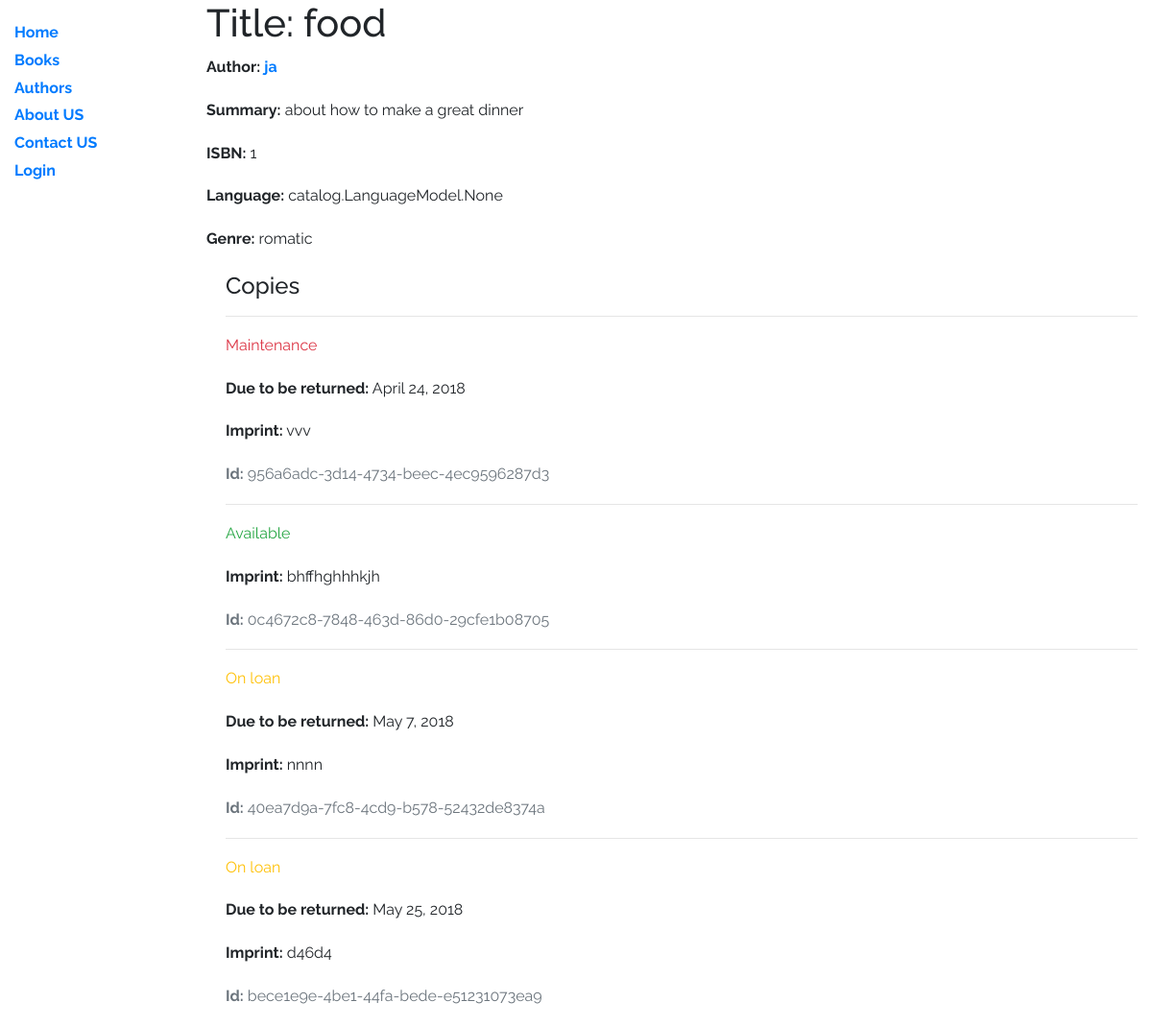
Screenshot of /books/1 with the database file from the repository.
### catalog/models.py (models this page shows, shortened)
class BookModel(models.Model):
    title =models.CharField(max_length=200)
    author= models.ForeignKey('AuthorModel' ,on_delete=models.CASCADE)
    summary =models.CharField(max_length=2000,help_text='Enter a brief description of the book')
    isbn = models.CharField('ISBN',max_length=13, help_text='13 Character <a href="https://www.isbn-international.org/content/what-isbn">ISBN number</a>')
    genre = models.ManyToManyField(GenerModel, help_text='Select a genre for this book')
    language = models.ManyToManyField(LanguageModel, help_text='Select a languages for this book')
    def display_language(self):
        return ' , '.join([language.name for language in self.language.all()[:]])
    display_language.short_description = 'language'
    def display_genre(self):
        return ' , '.join([genre.name for genre in self.genre.all()[:]])
    display_genre.short_description = 'Gener'

class AuthorModel(models.Model):
    name = models.CharField(max_length=200)
    data_of_birth =models.DateTimeField(null=True , blank =True)
    date_of_death= models.DateTimeField(null=True ,blank=True)
    def __str__(self):
        return self.name

class GenerModel(models.Model):
    name =models.CharField(max_length=200)
    def __str__(self):
        return self.name

class BookInstanceModel(models.Model):
    LOAN_STATUS = (
        ('m', 'Maintenance'),
        ('o', 'On loan'),
        ('a', 'Available'),
        ('r', 'Reserved'),
    )
    id =models.UUIDField(primary_key=True ,default=uuid.uuid4)
    book =models.ForeignKey('BookModel',on_delete=models.CASCADE)
    imprint = models.CharField(max_length=200)
    due_back = models.DateField(null=True, blank=True)
    status = models.CharField(max_length=1, choices=LOAN_STATUS, blank=True, default='m', help_text='Book availability')
    borrower = models.ForeignKey(User, on_delete=models.CASCADE, null=True, blank=True)
    class Meta:
        ordering = ["due_back"]
        permissions = (("can_mark_returned", "Set book as returned"),)

### catalog/views.py (the view)
# urls.py: path('books/<int:pk>',BookDetailsView.as_view() ,name='book-detail'),
class BookDetailsView(DeleteView):
    model=BookModel
    template_name='catalog/book_details.html'
    context_object_name='book_details'

### catalog/templates/catalog/book_details.html (shortened to what this page needs)
{% extends 'catalog/base.html' %}
{% block content %}
  <h1>Title: {{ book_details.title }}</h1>
  <p><strong>Author:</strong> <a href="{% url 'author'%}">{{ book_details.author }}</a></p>
  <p><strong>Summary:</strong> {{ book_details.summary }}</p>
  <p><strong>ISBN:</strong> {{ book_details.isbn }}</p>
  <p><strong>Language:</strong> {{ book_details.language }}</p>
  <p><strong>Genre:</strong> {% for genre in book_details.genre.all %} {{ genre }}{% if not forloop.last %}, {% endif %}{% endfor %}</p>
 <div style="margin-left:20px;margin-top:20px">
   <h4>Copies</h4>
   {% for copy in book_details.bookinstancemodel_set.all %}
   <hr>
   <p class="{% if copy.status == 'a' %}text-success{% elif copy.status == 'm' %}text-danger{% else %}text-warning{% endif %}">{{ copy.get_status_display }}</p>
   {% if copy.status != 'a' %}<p><strong>Due to be returned:</strong> {{copy.due_back}}</p>{% endif %}
   <p><strong>Imprint:</strong> {{copy.imprint}}</p>
   <p class="text-muted"><strong>Id:</strong> {{copy.id}}</p>
   {% endfor %}
 </div>
{% endblock %}

### catalog/templates/catalog/base.html (shortened to what this page needs)
<!DOCTYPE html>
{% load staticfiles %}
<html lang="en" dir="ltr">
  <head>
    <link rel="stylesheet" href="https://maxcdn.bootstrapcdn.com/bootstrap/4.0.0/css/bootstrap.min.css">
    <link rel="stylesheet" href="//cdn.jsdelivr.net/npm/medium-editor@latest/dist/css/medium-editor.min.css" type="text/css" media="screen" charset="utf-8">
    <link rel="stylesheet" href="{% static 'css/catalog.css'%}">
    <link rel="stylesheet" href="https://cdnjs.cloudflare.com/ajax/libs/font-awesome/4.7.0/css/font-awesome.min.css">
  </head>
  <body>
    <div class="container-fluid">
      <div class="row">
        <div class="col-sm-2">
        <ul class="sidebar-nav">
            <li><a href="{% url 'home'%}">Home</a></li>
            <li><a href="{% url 'book'%}"> Books </a></li>
            <li><a href="{% url 'author'%}"> Authors </a></li>
            <li><a href="{% url 'about_us' %}"> About US </a></li>
            <li><a href=""> Contact US </a></li>
            {% if user.is_authenticated %}
             <li>User: {{ user.get_username }}</li>
             <li><a href="{% url 'my-borrowed' %}">My Borrowed</a></li>
             <li><a href="{% url 'logout'%}">Logout</a></li>
            {% else %}
              <li><a href="{% url 'login'%}?next={{request.path}}">Login</a></li>
            {% endif %}
        </ul>
        </div>
        <div class="col-sm-10 ">
          {% block content %}
          {% endblock %}
        </div>
      </div>
    </div>
  </body>
</html>

### catalog/static/catalog.css (style rules this page uses)
.sidebar-nav { margin-top: 20px; padding: 0; list-style: none; }

### catalog/templates/catalog/base.html (style rules this page uses)
body,h1,h2,h3,h4,h5,h6 { font-family: "Raleway", sans-serif }
body, html { height: 100%; line-height: 1.8; }
a { font-weight: bold; }

### rows the page displays
BookModel: title "food", author "ja", summary "about how to make a great dinner", isbn "1", language "catalog.LanguageModel.None"
GenerModel: name "romatic"
BookInstanceModel: status "Maintenance", due_back "April 24, 2018", imprint "vvv", id "956a6adc-3d14-4734-beec-4ec9596287d3"
BookInstanceModel: status "Available", imprint "bhffhghhhkjh", id "0c4672c8-7848-463d-86d0-29cfe1b08705"
BookInstanceModel: status "On loan", due_back "May 7, 2018", imprint "nnnn", id "40ea7d9a-7fc8-4cd9-b578-52432de8374a"
BookInstanceModel: status "On loan", due_back "May 25, 2018", imprint "d46d4", id "bece1e9e-4be1-44fa-bede-e51231073ea9"
